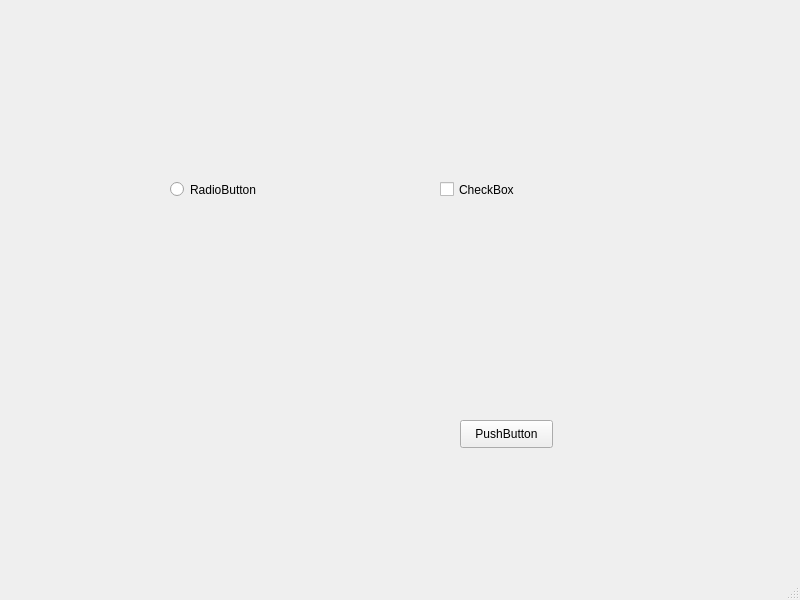
<?xml version="1.0" encoding="UTF-8"?>
<ui version="4.0">
 <class>MainWindow</class>
 <widget class="QMainWindow" name="MainWindow">
  <property name="geometry">
   <rect>
    <x>0</x>
    <y>0</y>
    <width>800</width>
    <height>600</height>
   </rect>
  </property>
  <property name="windowTitle">
   <string>MainWindow</string>
  </property>
  <widget class="QWidget" name="centralwidget">
   <widget class="QPushButton" name="pushButton">
    <property name="geometry">
     <rect>
      <x>460</x>
      <y>420</y>
      <width>93</width>
      <height>28</height>
     </rect>
    </property>
    <property name="text">
     <string>PushButton</string>
    </property>
   </widget>
   <widget class="QRadioButton" name="radioButton">
    <property name="geometry">
     <rect>
      <x>170</x>
      <y>180</y>
      <width>115</width>
      <height>19</height>
     </rect>
    </property>
    <property name="text">
     <string>RadioButton</string>
    </property>
   </widget>
   <widget class="QCheckBox" name="checkBox">
    <property name="geometry">
     <rect>
      <x>440</x>
      <y>180</y>
      <width>91</width>
      <height>19</height>
     </rect>
    </property>
    <property name="text">
     <string>CheckBox</string>
    </property>
   </widget>
  </widget>
  <widget class="QMenuBar" name="menubar">
   <property name="geometry">
    <rect>
     <x>0</x>
     <y>0</y>
     <width>800</width>
     <height>26</height>
    </rect>
   </property>
  </widget>
  <widget class="QStatusBar" name="statusbar"/>
 </widget>
 <resources/>
 <connections/>
</ui>
